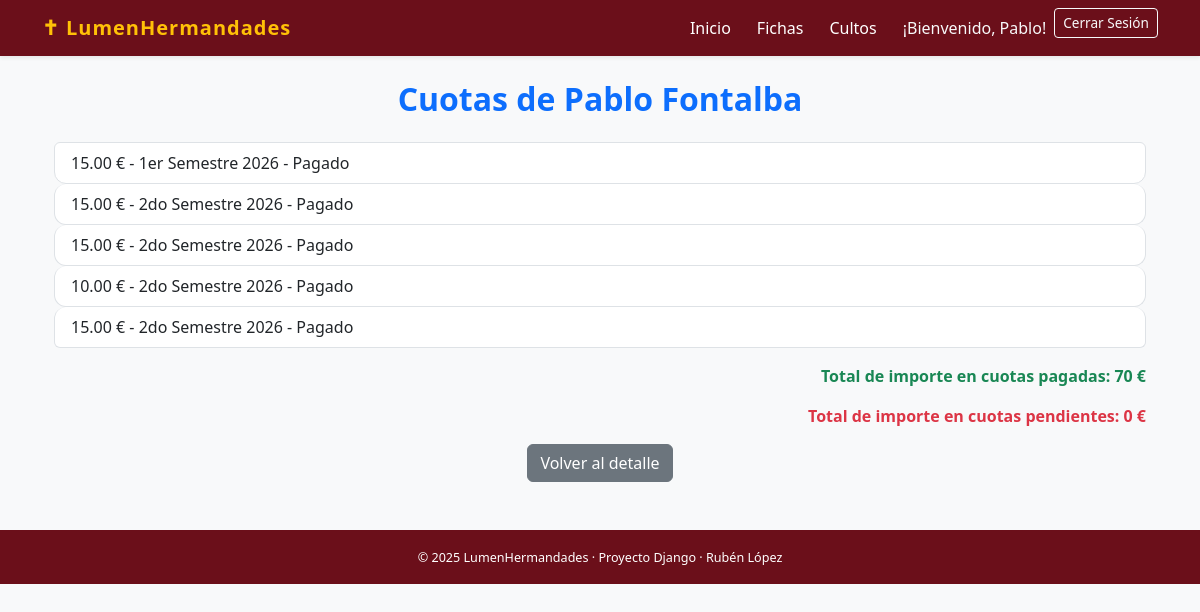
The page /cuotas/1/ (signed in) on the database its author committed.
### lumenApp/models.py (models this page shows, shortened)
class Hermano(models.Model):
    nombre = models.CharField(max_length=100)
    apellidos = models.CharField(max_length=100)
    dni = models.CharField(max_length=20, unique=True)
    fecha_nacimiento = models.DateField()
    fecha_ingreso = models.DateField()
    estado = models.CharField(
        max_length=10,
        choices=EstadoHermano.choices,
        default=EstadoHermano.ACTIVO
    )
    imagen = models.ImageField(upload_to='hermanos/', blank=True, null=True)
    usuario = models.OneToOneField(User, on_delete=models.CASCADE)

class Cuota(models.Model):
    hermano = models.ForeignKey(Hermano, on_delete=models.CASCADE, related_name='cuotas')
    importe = models.DecimalField(max_digits=8, decimal_places=2, validators=[MinValueValidator(0)])
    fecha = models.DateField(auto_now_add=True)
    estado_pago = models.CharField(max_length=10, choices=EstadoPago.choices, default=EstadoPago.PENDIENTE)
    periodo = models.CharField(max_length=10, choices=PeriodoCuota.choices, default=PeriodoCuota.SEMESTRE_1)

### lumenApp/views.py (the view)
# urls.py: path('cuotas/<int:hermano_pk>/', views.cuota_lista, name='cuota_lista'),
@login_required
def cuota_lista(request, hermano_pk):
    hermano = get_object_or_404(Hermano, pk=hermano_pk)
    if not es_admin(request.user) and hermano.usuario != request.user:
        return redirect('principal')
    cuotas = Cuota.objects.filter(hermano=hermano)
    total_cuotas_pagadas = cuotas.filter(estado_pago='Pagado').aggregate(total=Sum('importe'))['total'] or 0
    total_cuotas_pendientes = cuotas.filter(estado_pago='Pendiente').aggregate(total=Sum('importe'))['total'] or 0
    context = {
        'hermano': hermano,
        'cuotas': cuotas,
        'total_cuotas_pagadas': total_cuotas_pagadas,
        'total_cuotas_pendientes': total_cuotas_pendientes,
        'es_admin': es_admin(request.user)
    }
    return render(request, 'lumenApp/cuotas_lista.html', context)

### lumenApp/views.py (called while the page is built)
def es_admin(user):
    return user.groups.filter(name="Administradores").exists()

### lumenApp/templates/lumenApp/cuotas_lista.html (shortened to what this page needs)
{% extends 'lumenApp/base.html' %}
{% block content %}
<div class="container mt-4">
    <h2 class="mb-4 text-center text-primary">Cuotas de {{ hermano.nombre }} {{ hermano.apellidos }}</h2>
    {% if cuotas %}
    <ul class="list-group">
        {% for cuota in cuotas %}
        <li class="list-group-item d-flex justify-content-between align-items-center">
            {{ cuota.importe }} € - {{ cuota.get_periodo_display }} {{ cuota.fecha|date:"Y" }} - {{ cuota.estado_pago }}
        </li>
        {% endfor %}
    </ul>
        <p class="mt-3 fw-bold text-end text-success">
            Total de importe en cuotas pagadas: {{ total_cuotas_pagadas }} €
        </p>
        <p class="mt-1 fw-bold text-end text-danger">
            Total de importe en cuotas pendientes: {{ total_cuotas_pendientes }} €
        </p>
    {% else %}
        <p class="text-muted text-center">No hay cuotas registradas.</p>
    {% endif %}
    <div class="text-center mt-3">
        <a href="{% url 'detalle_hermano' hermano.pk %}" class="btn btn-secondary">Volver al detalle</a>
    </div>
</div>
{% endblock %}

### lumenApp/templates/lumenApp/base.html (shortened to what this page needs)
{% load static %}
<!DOCTYPE html>
<html lang="es">
<head>
    <link href="https://cdn.jsdelivr.net/npm/bootstrap@5.3.3/dist/css/bootstrap.min.css" rel="stylesheet">
    <link rel="stylesheet" href="{% static 'lumenApp/css/styles.css' %}">
</head>
<body class="bg-light">
    <nav class="navbar navbar-expand-lg navbar-dark shadow-sm mb-4" style="background-color:#6b0f1a;">
        <div class="container">
            <a class="navbar-brand fw-bold text-warning" href="{% url 'principal' %}">
                ✝ LumenHermandades
            </a>
             <div class="navbar-nav ms-auto">
                {% if user.is_authenticated %}
                    <a class="nav-link text-white" href="{% url 'principal' %}">Inicio</a>
                    <a class="nav-link text-white" href="{% url 'fichas_lista' %}">Fichas</a>
                    <a class="nav-link text-white" href="{% url 'cultos_lista' %}">Cultos</a>
                    <span class="navbar-text text-light mx-2">¡Bienvenido, {{ user.hermano.nombre }}!</span>
                    <form action="{% url 'logout' %}" method="post" class="d-inline">
                        <button type="submit" class="btn btn-outline-light btn-sm">Cerrar Sesión</button>
                    </form>
                {% else %}
                    <span class="navbar-text text-light ms-2">
                        <a class="text-light text-decoration-underline" href="{% url 'login' %}">Inicia sesión</a> para más funciones.
                    </span>
                {% endif %}
            </div>
        </div>
    </nav>
    <main class="container mb-5">
        {% block content %}{% endblock %}
    </main>
    <footer class="text-center py-3 text-white" style="background-color:#6b0f1a;">
        <small>
            &copy; {{ year|default:2025 }} LumenHermandades · Proyecto Django · Rubén López
        </small>
    </footer>
</body>
</html>

### lumenApp/static/lumenApp/css/styles.css (style rules this page uses)
body { font-family: "Segoe UI", Tahoma, sans-serif; background-color: #f8f9fa; }
.navbar-brand { letter-spacing: 1px; font-weight: bold; color: #4b2e83; }
.navbar a { color: #4b2e83; margin-right: 10px; }
h1, h2, h3 { font-weight: 600; color: #4b2e83; }
.list-group-item { border-radius: 12px; background-color: #ffffff; }
.btn-sm { font-size: 0.85rem; }
footer { font-size: 0.9rem; text-align: center; padding: 15px 0; background-color: #e9ecef; color: #495057; margin-top: 20px; }
a { text-decoration: none; }

### rows shown on the page
Hermano: nombre "Pablo", apellidos "Fontalba"
Cuota: importe "15.00", periodo "1er Semestre", fecha "2026", estado_pago "Pagado"
Cuota: importe "15.00", periodo "2do Semestre", fecha "2026", estado_pago "Pagado"
Cuota: importe "15.00", periodo "2do Semestre", fecha "2026", estado_pago "Pagado"
Cuota: importe "10.00", periodo "2do Semestre", fecha "2026", estado_pago "Pagado"
Cuota: importe "15.00", periodo "2do Semestre", fecha "2026", estado_pago "Pagado"

### other values the page prints
{{ user.hermano.nombre }} "Pablo"
{{ total_cuotas_pagadas }} "70"
{{ total_cuotas_pendientes }} "0"
{{ year|default:2025 }} "2025"
